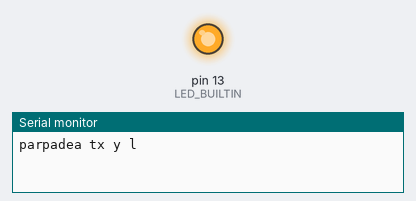
Recording of a sketch running on a simulated Arduino Uno, built with avr-gcc and run on an emulated ATmega328P. On the bench: output pins drawn as LEDs (lit = HIGH), the last lines printed to the serial monitor.

Above: at 0.5 s.
At 5.0 s:
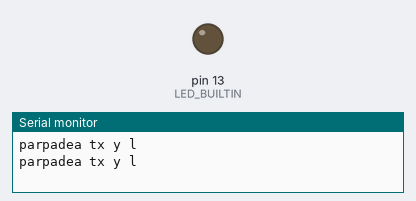
Timing chart, 0 to 6.9 s (numbered marks = the images above):
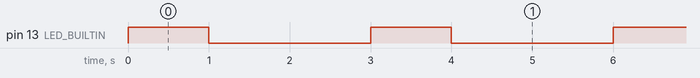

The sketch:

sketch_jan21b.ino
```cpp
void setup(){
  Serial.begin(9600);
  pinMode(LED_BUILTIN, OUTPUT);
}
void loop(){

  Serial.println("parpadea tx y l");
  digitalWrite(13, HIGH); // sets the digital pin 13 on
  delay(1000);            // waits for a second
  digitalWrite(13, LOW);  // sets the digital pin 13 off
  delay(2000);

}
```

Measured:
- by itself, pin 13 (LED_BUILTIN): alternates HIGH for 1.0 s and LOW for 2.0 s
